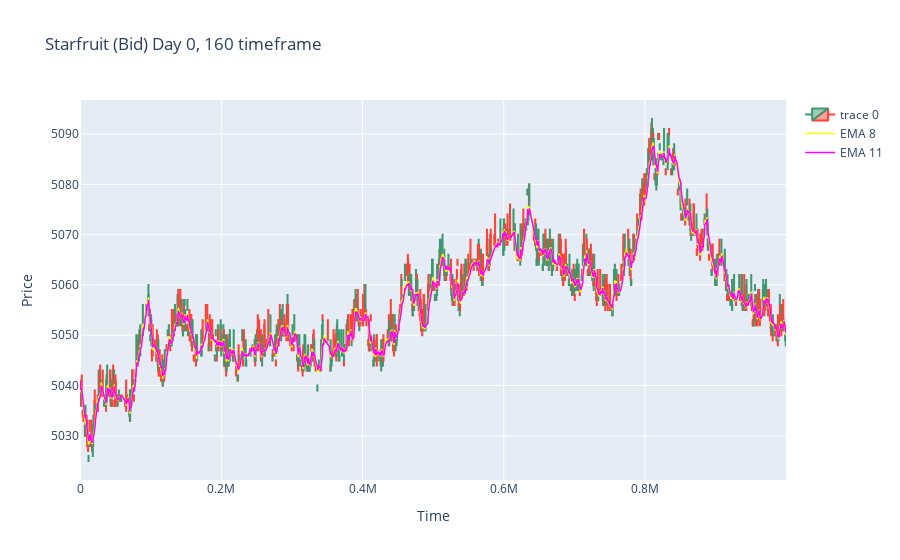
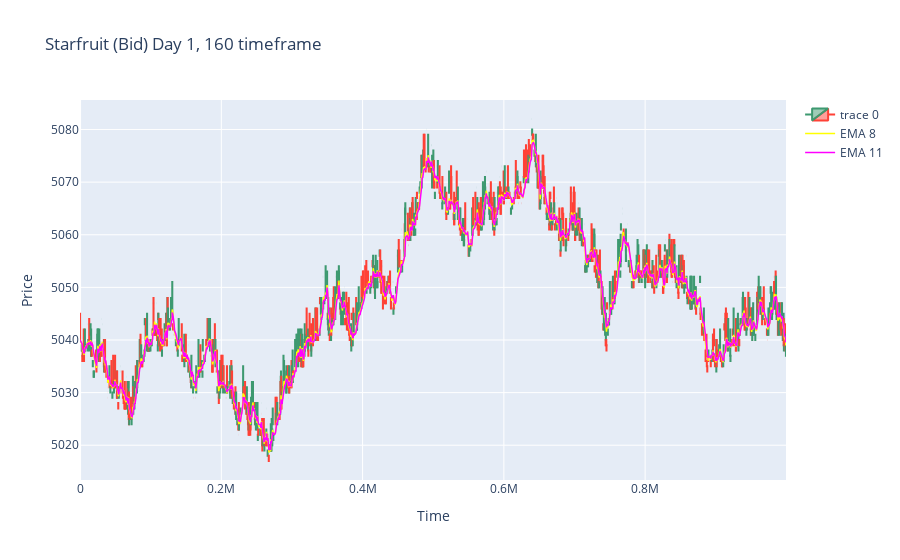
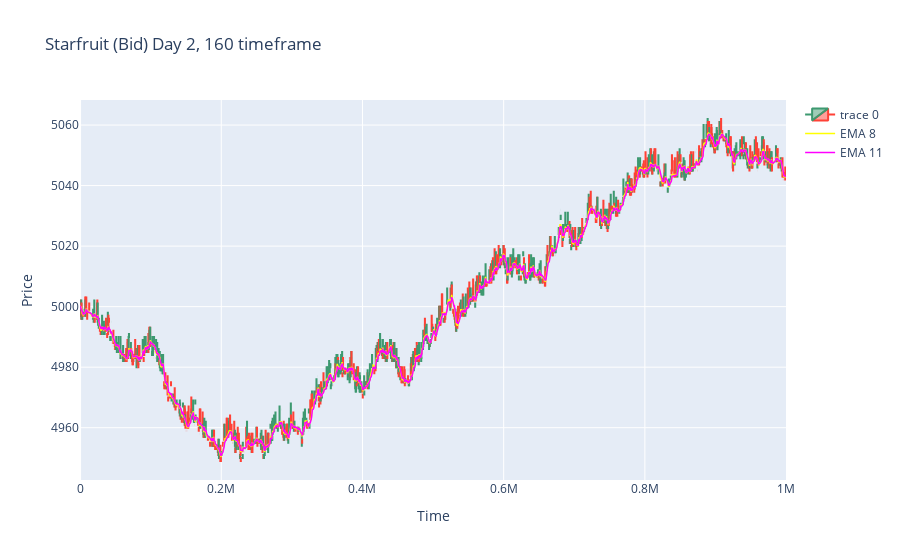
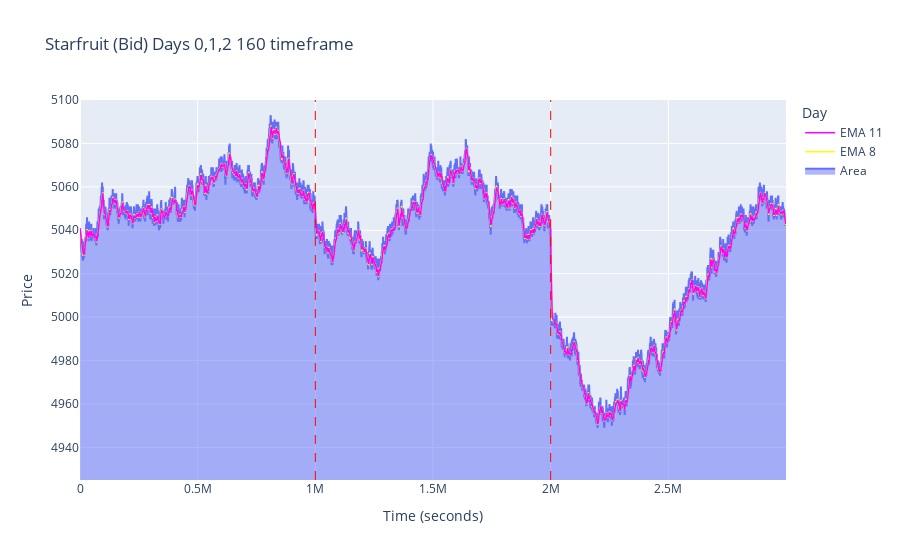

The notebook cell saved with these charts, in order:
### Code cell
tf = 160
ema1 = 8
ema2 = 11
STARFRUIT_candles_i = { day: convert_to_candle(prices_df=prices_dict[day], volume_df=volume_dict[day], product='STARFRUIT', interval=tf, bid_or_ask=True) for day in ["day0", "day1", "day2"] }
plot_commodity(STARFRUIT_candles_i["day0"], ema1=ema1, ema2=ema2, title=f"Starfruit (Bid) Day 0, {tf} timeframe")
plot_commodity(STARFRUIT_candles_i["day1"], ema1=ema1, ema2=ema2, title=f"Starfruit (Bid) Day 1, {tf} timeframe")
plot_commodity(STARFRUIT_candles_i["day2"], ema1=ema1, ema2=ema2, title=f"Starfruit (Bid) Day 2, {tf} timeframe")
plot_commodities(STARFRUIT_candles_i, continuous=True, area=True, yaxis_range=[4925, 5100], title=f"Starfruit (Bid) Days 0,1,2 {tf} timeframe", ema1=ema1, ema2=ema2)

### Figure 1 — Plotly figure (JSON) as saved in the notebook; plotly's stock layout.template omitted (floating-point values rounded to 4 significant figures; data arrays with more than 128 entries replaced by an {"elided": "..."} marker saying what was removed)
{"data": [{"close": {"elided": "2302 int values"}, "high": {"elided": "2302 int values"}, "low": {"elided": "2302 int values"}, "open": {"elided": "2302 int values"}, "type": "candlestick", "x": {"elided": "2302 int values"}}, {"line": {"color": "yellow", "width": 1.5}, "mode": "lines", "name": "EMA 8", "type": "scatter", "x": {"elided": "2302 int values"}, "y": {"elided": "2302 float values"}}, {"line": {"color": "magenta", "width": 1.5}, "mode": "lines", "name": "EMA 11", "type": "scatter", "x": {"elided": "2302 int values"}, "y": {"elided": "2302 float values"}}], "layout": {"title": {"text": "Starfruit (Bid) Day 0, 160 timeframe"}, "xaxis": {"rangeslider": {"visible": false}, "title": {"text": "Time"}}, "yaxis": {"title": {"text": "Price"}}}}

### Figure 2 — Plotly figure (JSON) as saved in the notebook; plotly's stock layout.template omitted (floating-point values rounded to 4 significant figures; data arrays with more than 128 entries replaced by an {"elided": "..."} marker saying what was removed)
{"data": [{"close": {"elided": "2333 int values"}, "high": {"elided": "2333 int values"}, "low": {"elided": "2333 int values"}, "open": {"elided": "2333 int values"}, "type": "candlestick", "x": {"elided": "2333 int values"}}, {"line": {"color": "yellow", "width": 1.5}, "mode": "lines", "name": "EMA 8", "type": "scatter", "x": {"elided": "2333 int values"}, "y": {"elided": "2333 float values"}}, {"line": {"color": "magenta", "width": 1.5}, "mode": "lines", "name": "EMA 11", "type": "scatter", "x": {"elided": "2333 int values"}, "y": {"elided": "2333 float values"}}], "layout": {"title": {"text": "Starfruit (Bid) Day 1, 160 timeframe"}, "xaxis": {"rangeslider": {"visible": false}, "title": {"text": "Time"}}, "yaxis": {"title": {"text": "Price"}}}}

### Figure 3 — Plotly figure (JSON) as saved in the notebook; plotly's stock layout.template omitted (floating-point values rounded to 4 significant figures; data arrays with more than 128 entries replaced by an {"elided": "..."} marker saying what was removed)
{"data": [{"close": {"elided": "2369 int values"}, "high": {"elided": "2369 int values"}, "low": {"elided": "2369 int values"}, "open": {"elided": "2369 int values"}, "type": "candlestick", "x": {"elided": "2369 int values"}}, {"line": {"color": "yellow", "width": 1.5}, "mode": "lines", "name": "EMA 8", "type": "scatter", "x": {"elided": "2369 int values"}, "y": {"elided": "2369 float values"}}, {"line": {"color": "magenta", "width": 1.5}, "mode": "lines", "name": "EMA 11", "type": "scatter", "x": {"elided": "2369 int values"}, "y": {"elided": "2369 float values"}}], "layout": {"title": {"text": "Starfruit (Bid) Day 2, 160 timeframe"}, "xaxis": {"rangeslider": {"visible": false}, "title": {"text": "Time"}}, "yaxis": {"title": {"text": "Price"}}}}

### Figure 4 — Plotly figure (JSON) as saved in the notebook; plotly's stock layout.template omitted (floating-point values rounded to 4 significant figures; data arrays with more than 128 entries replaced by an {"elided": "..."} marker saying what was removed)
{"data": [{"name": "Area", "stackgroup": "one", "type": "scatter", "x": {"elided": "7004 int values"}, "y": {"elided": "7004 int values"}}, {"line": {"color": "yellow", "width": 1.5}, "mode": "lines", "name": "EMA 8", "type": "scatter", "x": {"elided": "7004 int values"}, "y": {"elided": "7004 float values"}}, {"line": {"color": "magenta", "width": 1.5}, "mode": "lines", "name": "EMA 11", "type": "scatter", "x": {"elided": "7004 int values"}, "y": {"elided": "7004 float values"}}], "layout": {"legend": {"title": {"text": "Day"}}, "shapes": [{"line": {"color": "red", "dash": "dash", "width": 1}, "type": "line", "x0": 999900, "x1": 999900, "xref": "x", "y0": 0, "y1": 1, "yref": "y domain"}, {"line": {"color": "red", "dash": "dash", "width": 1}, "type": "line", "x0": 1999800, "x1": 1999800, "xref": "x", "y0": 0, "y1": 1, "yref": "y domain"}], "title": {"text": "Starfruit (Bid) Days 0,1,2 160 timeframe"}, "xaxis": {"title": {"text": "Time (seconds)"}}, "yaxis": {"range": [4925, 5100], "title": {"text": "Price"}}}}
